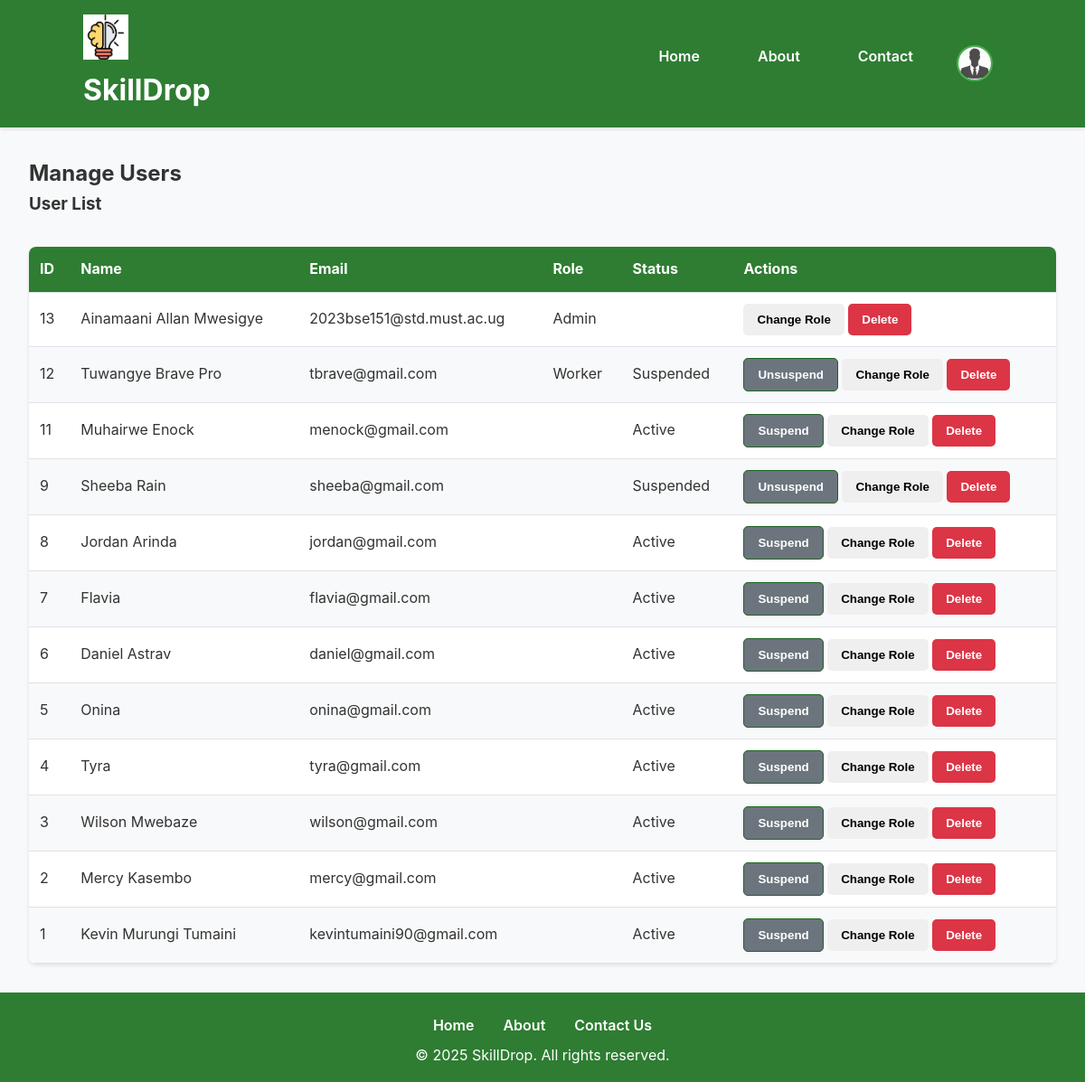
Before: /admin/manage-users.php (signed in) with the older database file.
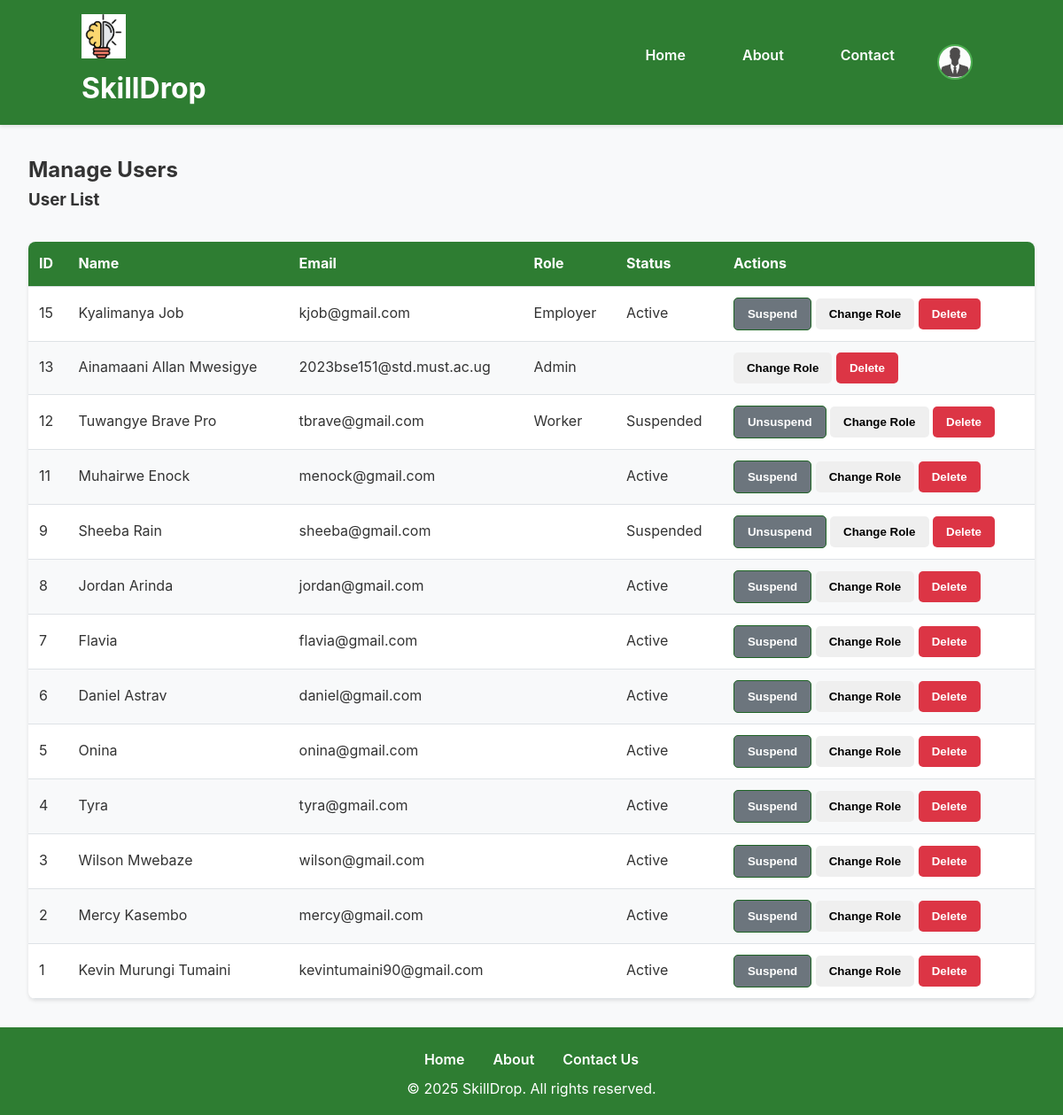
After: the same page with the newer database file.
### tables this page shows
CREATE TABLE `users` (
  `id` int(11) NOT NULL,
  `full_name` varchar(100) NOT NULL,
  `role` varchar(20) NOT NULL,
  `status` varchar(20) NOT NULL DEFAULT 'pending',
  `email` varchar(100) NOT NULL,
  `phone` varchar(15) DEFAULT NULL,
  `password` varchar(255) NOT NULL,
  `location` varchar(255) DEFAULT NULL,
  `profile_image` varchar(225) DEFAULT NULL,
  `created_at` timestamp NOT NULL DEFAULT current_timestamp()
);

### admin/manage-users.php (the view, shortened to what this page needs)
<?php
include '../includes/header.php';
include '../includes/db.php';
$logged_in_admin_id = $_SESSION['user_id'];
$users_query = $conn->query("SELECT id, full_name, email, role, status FROM users ORDER BY created_at DESC");
?>
<main class="main">
    <h2>Manage Users</h2>
    <section class="user-management">
        <h3>User List</h3>
        <table class="admin-table">
            <thead>
                <tr>
                    <th>ID</th>
                    <th>Name</th>
                    <th>Email</th>
                    <th>Role</th>
                    <th>Status</th>
                    <th>Actions</th>
                </tr>
            </thead>
            <tbody>
                <?php while ($user = $users_query->fetch_assoc()): ?>
                <tr>
                    <td><?php echo htmlspecialchars($user['id']); ?></td>
                    <td><?php echo htmlspecialchars($user['full_name']); ?></td>
                    <td><?php echo htmlspecialchars($user['email']); ?></td>
                    <td><?php echo htmlspecialchars(ucfirst($user['role'])); ?></td>
                    <td><?php echo htmlspecialchars(ucfirst($user['status'])); ?></td>
                    <td>
                        <form method="POST" style="display:inline;">
                            <?php if ($user['status'] === 'pending'): ?>
                                <select name="role" required>
                                    <option value="">Select Role</option>
                                    <option value="worker">Worker</option>
                                    <option value="employer">Employer</option>
                                    <option value="admin">Admin</option>
                                </select>
                                <button type="submit" name="action" value="approve" class="button primary">Approve</button>
                            <?php elseif ($user['status'] === 'active'): ?>
                                <button type="submit" name="action" value="suspend" class="button secondary">Suspend</button>
                            <?php elseif ($user['status'] === 'suspended'): ?>
                                <button type="submit" name="action" value="unsuspend" class="button secondary">Unsuspend</button>
                            <?php endif; ?>
                            <button type="button" class="role-change-btn button" data-user-id="<?php echo $user['id']; ?>" data-current-role="<?php echo $user['role']; ?>">Change Role</button>
                            <?php if ($user['id'] !== $logged_in_admin_id): ?>
                                <button type="submit" name="action" value="delete" class="button danger" onclick="return confirm('Are you sure you want to delete this user?');">Delete</button>
                            <?php endif; ?>
                        </form>
                    </td>
                </tr>
                <?php endwhile; ?>
            </tbody>
        </table>
    </section>
</main>
<?php include '../includes/footer.php'; ?>

### includes/header.php (shortened to what this page needs)
<?php
$is_auth = strpos($_SERVER['SCRIPT_NAME'], '/auth/') !== false;
$is_admin = strpos($_SERVER['SCRIPT_NAME'], '/admin/') !== false;
$is_worker = strpos($_SERVER['SCRIPT_NAME'], '/workers/') !== false;
$is_employer = strpos($_SERVER['SCRIPT_NAME'], '/employers/') !== false;
$protocol = isset($_SERVER['HTTPS']) && $_SERVER['HTTPS'] === 'on' ? "https://" : "http://";
$host = $_SERVER['HTTP_HOST'];
$base_path = rtrim(dirname($_SERVER['SCRIPT_NAME']), '/') . '/';
if ($is_auth || $is_admin || $is_worker || $is_employer) {
    $base_path = rtrim(dirname(dirname($_SERVER['SCRIPT_NAME'])), '/') . '/';
}
$base_url = $protocol . $host . $base_path;
$is_logged_in = isset($_SESSION['user_id']);
if ($is_logged_in && !empty($_SESSION['profile_image'])) {
  $profile_image_path = $_SESSION['profile_image'];
  if (filter_var($profile_image_path, FILTER_VALIDATE_URL)) {
      $profile_image = $profile_image_path;
  } else {
      $normalized_path = str_replace(['../', '//'], '/', $profile_image_path);
      $profile_image = rtrim($base_url, '/') . '/' . ltrim($normalized_path, '/');
  }
} else {
  $profile_image = rtrim($base_url, '/') . '/uploads/profile_images/default.svg';
}
?>
<!DOCTYPE html>
<html lang="en">
<head>
    <link rel="stylesheet" href="<?php echo $base_url; ?>assets/css/main.css">
    <link rel="stylesheet" href="<?php echo $base_url; ?>assets/css/forms.css">
    <link rel="stylesheet" href="<?php echo $base_url; ?>assets/css/dashboard.css">
</head>
<body>
<header class="header">
    <div class="header-content container">
        <div class="logo-container">
            <a href="<?php echo $base_url; ?>index.php">
                <img src="<?php echo $base_url; ?>assets/images/logo.png" alt="SkillDrop Logo" class="logo">
            </a>
            <h1>SkillDrop</h1>
        </div>
        <nav class="nav">
            <ul class="nav-list">
                <li><a href="<?php echo $base_url; ?>index.php" class="nav-link">Home</a></li>
                <li><a href="<?php echo $base_url; ?>about-us.php" class="nav-link">About</a></li>
                <li><a href="<?php echo $base_url; ?>contact-us.php" class="nav-link">Contact</a></li>
                <?php if ($is_logged_in): ?>
                    <li class="user-profile">
                        <img src="<?php echo htmlspecialchars($profile_image); ?>"
                            alt="Profile Picture"
                            class="profile-icon"
                            id="profileIcon"
                            onclick="toggleProfileMenu()">
                    </li>
                <?php else: ?>
                    <li><a href="<?php echo $base_url; ?>auth/login.php" class="nav-link">Login</a></li>
                    <li><a href="<?php echo $base_url; ?>auth/register.php" class="nav-link">Sign Up</a></li>
                <?php endif; ?>
            </ul>
        </nav>
    </div>
</header>

### includes/footer.php (shortened to what this page needs)
  <footer class="footer">
    <div class="container">
      <ul class="footer-links">
        <li><a href="index.php" class="footer-link">Home</a></li>
        <li><a href="about-us.php" class="footer-link">About</a></li>
        <li><a href="contact-us.php" class="footer-link">Contact Us</a></li>
      </ul>
      <p>&copy; <?php echo date("Y"); ?> SkillDrop. All rights reserved.</p>
    </div>
  </footer>
</body>
</html>

### assets/css/main.css (style rules this page uses)
* { margin: 0; padding: 0; box-sizing: border-box; }
:root { --primary: #2E7D32; --primary-dark: #1B5E20; --primary-light: #4CAF50; --secondary: #1976D2; --background: #f8f9fa; --surface: #ffffff; --text: #333333; --text-light: #ffffff; --error: #dc3545; --success: #28a745; --gray-100: #f8f9fa; --gray-200: #e9ecef; --gray-300: #dee2e6; --star-color: #ffc107; --shadow: 0 2px 4px rgba(0, 0, 0, 0.1); --radius: 8px; }
body { font-family: 'Inter', system-ui, -apple-system, sans-serif; line-height: 1.6; color: var(--text); background-color: var(--background); min-height: 100vh; display: flex; flex-direction: column; }
.container { width: 90%; max-width: 1200px; margin: 0 auto; padding: 0 1rem; }
.header { background-color: var(--primary); color: var(--text-light); padding: 1rem 0; box-shadow: var(--shadow); }
.header-content { max-width: 1200px; margin: 0 auto; padding: 0 2rem; display: flex; align-items: center; justify-content: space-between; }
.logo { height: 50px; width: auto; }
.nav, .nav-list, .nav-links, .nav-links-container { display: flex; gap: 2rem; list-style: none; padding: 0; margin: 0; }
.nav-link, .footer-link { color: var(--text-light); text-decoration: none; font-weight: 600; padding: 0.5rem 1rem; border-radius: var(--radius); transition: color 0.3s ease, background-color 0.3s ease; }
.footer-links { list-style: none; display: flex; justify-content: center; padding : 0.5rem 1rem; }
.footer { background-color: var(--primary); color: var(--text-light); padding: 1rem 0; text-align: center; margin-top: auto; }
.button { padding: 1rem 1.5rem; text-decoration: none; font-weight: 600; border-radius: var(--radius); display: inline-block; text-align: center; }
.profile-icon { width: 40px; height: 40px; border-radius: 50%; object-fit: cover; margin-right: 10px; border: 2px solid white; }
.button { display: inline-block; padding: 8px 15px; text-decoration: none; border-radius: 5px; }
.button.secondary { background-color: white; color: #1e6425; border: 1px solid #1e6425; }

### assets/css/dashboard.css (style rules this page uses)
.main { flex: 1; padding: 2rem; max-width: 1200px; margin: 0 auto; width: 100%; }
.profile-icon { width: 40px; height: 40px; border-radius: 50%; object-fit: cover; border: 2px solid var(--primary-light); cursor: pointer; }
.admin-table { width: 100%; border-collapse: collapse; margin-top: 2rem; background: var(--surface); box-shadow: var(--shadow); border-radius: var(--radius); overflow: hidden; }
.admin-table th, .admin-table td { padding: 0.75rem; text-align: left; border-bottom: 1px solid var(--gray-300); }
.admin-table th { background: var(--primary); color: var(--text-light); }
.admin-table tr:nth-child(even) { background: var(--gray-100); }
.button { display: inline-block; padding: 0.75rem 1.5rem; border: none; border-radius: var(--radius); font-weight: bold; cursor: pointer; transition: background-color 0.3s ease; text-align: center; }
.button.secondary { background-color: var(--secondary); color: var(--text-light); }
.user-profile { position: relative; display: flex; align-items: center; cursor: pointer; }
.button { display: inline-block; padding: 0.5rem 1rem; border: none; border-radius: var(--radius); font-weight: bold; cursor: pointer; transition: background-color 0.3s ease; text-align: center; }
.button.danger { background-color: #dc3545; color: var(--text-light); }
.button { display: inline-block; padding: 10px 15px; border-radius: 5px; text-decoration: none; font-weight: bold; text-align: center; }
.button.secondary { background-color: #6c757d; color: white; transition: background 0.3s ease; }

Changed rows visible on the page:
added users: id "15", full_name "Kyalimanya Job", email "kjob@gmail.com", role "Employer", status "Active", shows "Suspend", shows "Delete"
